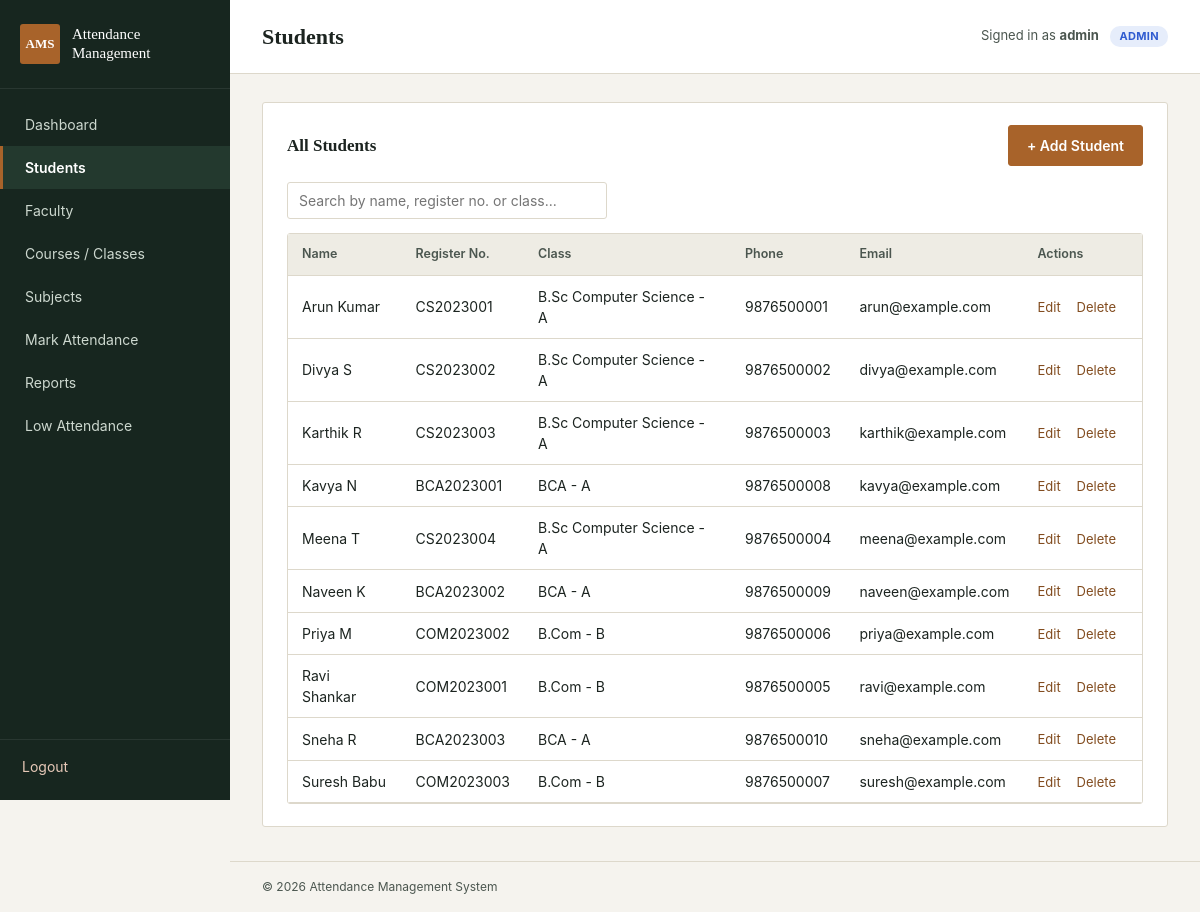
Screenshot of /students/list.php (signed in) with the database file from the repository.
### tables this page shows
CREATE TABLE IF NOT EXISTS students (
    id INT AUTO_INCREMENT PRIMARY KEY,
    name VARCHAR(100) NOT NULL,
    register_no VARCHAR(50) NOT NULL UNIQUE,
    class_id INT NOT NULL,
    phone VARCHAR(20) DEFAULT NULL,
    email VARCHAR(100) DEFAULT NULL,
    FOREIGN KEY (class_id) REFERENCES courses(id) ON DELETE CASCADE
);

CREATE TABLE IF NOT EXISTS courses (
    id INT AUTO_INCREMENT PRIMARY KEY,
    course_name VARCHAR(100) NOT NULL,
    semester_year VARCHAR(50) NOT NULL,
    section VARCHAR(20) DEFAULT NULL
);

### students/list.php (the view, shortened to what this page needs)
<?php
$root = '../';
require_once $root . 'config/db.php';
require_once $root . 'includes/auth.php';
require_once $root . 'includes/admin_only.php';
$sql = "
    SELECT s.*, c.course_name, c.section
    FROM students s
    LEFT JOIN courses c ON c.id = s.class_id
    ORDER BY s.name ASC
";
$result = mysqli_query($conn, $sql);
require_once $root . 'includes/header.php';
?>
<div class="panel">
    <div class="panel-header">
        <h2>All Students</h2>
        <a href="add.php" class="btn">+ Add Student</a>
    </div>
    <div class="form-group" style="max-width:320px;">
        <input type="text" placeholder="Search by name, register no. or class..." data-table-search="students-table">
    </div>
    <div class="table-wrap">
    <table id="students-table">
        <thead>
            <tr>
                <th>Name</th>
                <th>Register No.</th>
                <th>Class</th>
                <th>Phone</th>
                <th>Email</th>
                <th>Actions</th>
            </tr>
        </thead>
        <tbody>
            <?php if (mysqli_num_rows($result) === 0): ?>
                <tr><td colspan="6" class="empty-state">No students added yet.</td></tr>
            <?php else: ?>
                <?php while ($row = mysqli_fetch_assoc($result)): ?>
                <tr>
                    <td><?php echo htmlspecialchars($row['name']); ?></td>
                    <td><?php echo htmlspecialchars($row['register_no']); ?></td>
                    <td><?php echo htmlspecialchars(($row['course_name'] ?? '—') . ($row['section'] ? ' - ' . $row['section'] : '')); ?></td>
                    <td><?php echo htmlspecialchars($row['phone'] ?: '—'); ?></td>
                    <td><?php echo htmlspecialchars($row['email'] ?: '—'); ?></td>
                    <td class="actions-cell">
                        <a href="edit.php?id=<?php echo $row['id']; ?>">Edit</a>
                        <a href="delete.php?id=<?php echo $row['id']; ?>" data-confirm="Delete this student? This will also remove their attendance records.">Delete</a>
                    </td>
                </tr>
                <?php endwhile; ?>
            <?php endif; ?>
        </tbody>
    </table>
    </div>
</div>
<?php require_once $root . 'includes/footer.php'; ?>

### css/style.css (style rules this page uses)
:root { --ink: #1c2420; --ink-soft: #4b564f; --paper: #f5f3ee; --panel: #ffffff; --line: #ddd8cb; --sidebar: #17261f; --sidebar-text: #cdd8cf; --sidebar-active: #23392e; --accent: #a8632a; --accent-dark: #824c1f; --present: #2f6b46; --present-bg: #e7f1ea; --absent: #9c3b2c; --absent-bg: #f6e6e2; --radius: 3px; --font-heading: 'Iowan Old Style', 'Palatino Linotype', Palatino, Georgia, serif; --font-body: -apple-system, 'Segoe UI', Roboto, Helvetica, Arial, sans-serif; }
* { box-sizing: border-box; }
html, body { margin: 0; padding: 0; background: var(--paper); color: var(--ink); font-family: var(--font-body); font-size: 15px; line-height: 1.5; }
h1, h2, h3, h4 { font-family: var(--font-heading); font-weight: 600; color: var(--ink); margin: 0 0 0.6em 0; }
a { color: var(--accent-dark); text-decoration: none; }
.panel { background: var(--panel); border: 1px solid var(--line); border-radius: var(--radius); padding: 22px 24px; margin-bottom: 24px; }
.panel-header { display: flex; justify-content: space-between; align-items: center; margin-bottom: 16px; }
.panel-header h2 { font-size: 17px; margin: 0; }
.form-group { display: flex; flex-direction: column; gap: 6px; margin-bottom: 14px; }
input[type=text], input[type=password], input[type=date], input[type=email], input[type=tel], input[type=number], select, textarea { padding: 9px 11px; border: 1px solid var(--line); border-radius: var(--radius); background: var(--panel); font-family: var(--font-body); font-size: 14px; color: var(--ink); }
.btn { display: inline-block; padding: 9px 18px; border-radius: var(--radius); border: 1px solid var(--accent); background: var(--accent); color: #fff; font-size: 14px; font-weight: 600; cursor: pointer; font-family: var(--font-body); }
table { width: 100%; border-collapse: collapse; background: var(--panel); font-size: 14px; }
thead th { text-align: left; padding: 11px 14px; background: #eeece4; border-bottom: 1px solid var(--line); font-weight: 600; color: var(--ink-soft); font-size: 12.5px; }
tbody td { padding: 10px 14px; border-bottom: 1px solid var(--line); vertical-align: middle; }
.table-wrap { overflow-x: auto; border: 1px solid var(--line); border-radius: var(--radius); }
.table-wrap table { border: none; }
.actions-cell { white-space: nowrap; }
.actions-cell a { margin-right: 12px; font-size: 13px; }

### rows the page displays
students: name "Arun Kumar", register_no "CS2023001", class.section "B.Sc Computer Science - A", phone "9876500001", email "arun@example.com"
students: name "Divya S", register_no "CS2023002", class.section "B.Sc Computer Science - A", phone "9876500002", email "divya@example.com"
students: name "Karthik R", register_no "CS2023003", class.section "B.Sc Computer Science - A", phone "9876500003", email "karthik@example.com"
students: name "Kavya N", register_no "BCA2023001", class.section "BCA - A", phone "9876500008", email "kavya@example.com"
students: name "Meena T", register_no "CS2023004", class.section "B.Sc Computer Science - A", phone "9876500004", email "meena@example.com"
students: name "Naveen K", register_no "BCA2023002", class.section "BCA - A", phone "9876500009", email "naveen@example.com"
students: name "Priya M", register_no "COM2023002", class.section "B.Com - B", phone "9876500006", email "priya@example.com"
students: name "Ravi Shankar", register_no "COM2023001", class.section "B.Com - B", phone "9876500005", email "ravi@example.com"
students: name "Sneha R", register_no "BCA2023003", class.section "BCA - A", phone "9876500010", email "sneha@example.com"
students: name "Suresh Babu", register_no "COM2023003", class.section "B.Com - B", phone "9876500007", email "suresh@example.com"

### other values shown
$page_title "Students"
$_SESSION['user_name'] "admin"
